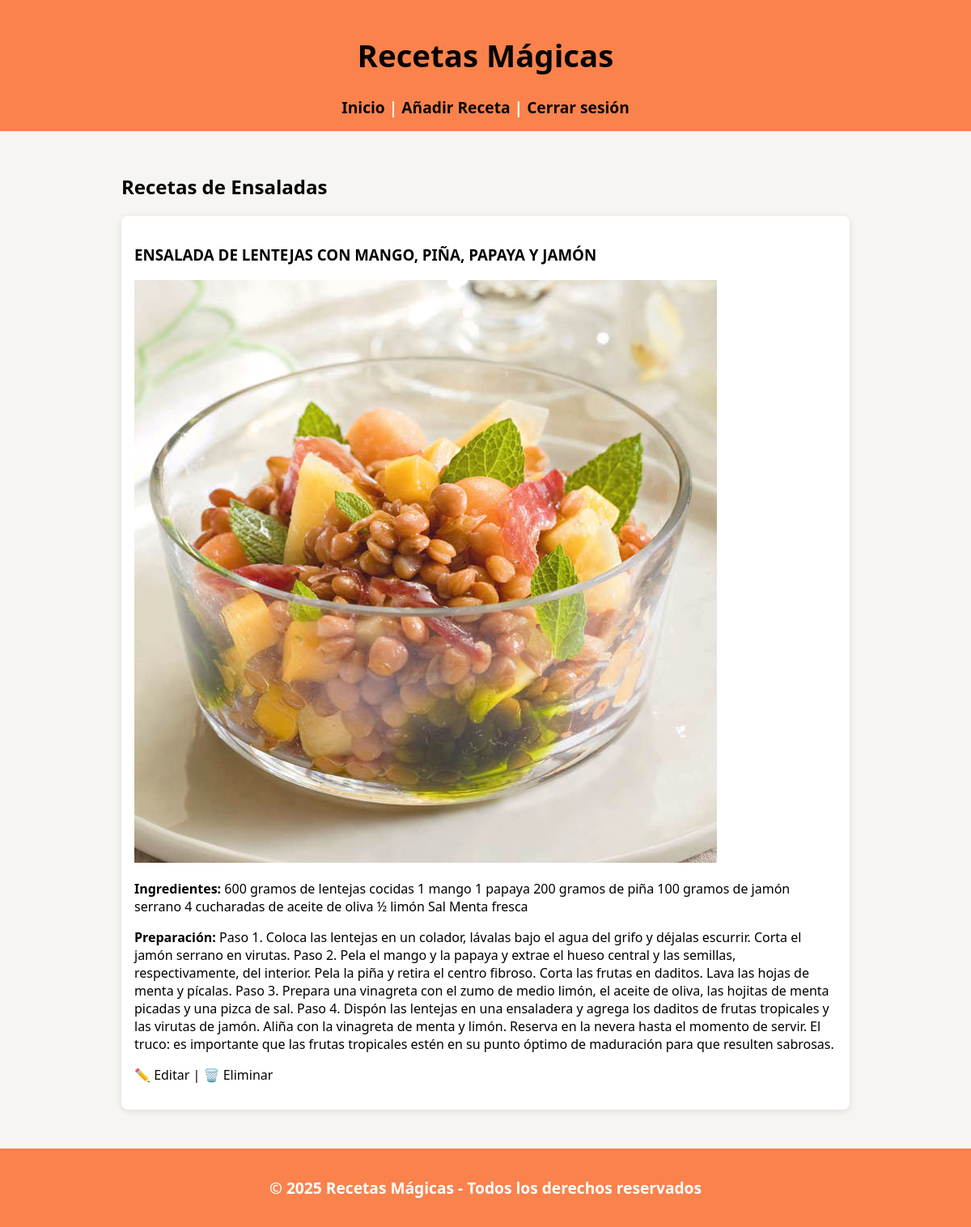
The app's page /category/1 (signed in) with its own data.
### app/models.py (models this page shows)
class Category(db.Model):
    id = db.Column(db.Integer, primary_key=True)
    name = db.Column(db.String(50), unique=True, nullable=False)
    recipes = db.relationship('Recipe', backref='category', lazy=True)

class Recipe(db.Model):
    id = db.Column(db.Integer, primary_key=True)
    title = db.Column(db.String(100), nullable=False)
    ingredients = db.Column(db.Text, nullable=False)
    preparation = db.Column(db.Text, nullable=False)
    category_id = db.Column(db.Integer, db.ForeignKey('category.id'), nullable=False)
    image = db.Column(db.String(120))
    user_id = db.Column(db.Integer, db.ForeignKey('user.id'), nullable=False)  # NUEVO

### app/routes.py (the view)
@bp.route('/category/<int:cat_id>')
def category(cat_id):
    cat = Category.query.get_or_404(cat_id)
    return render_template('category.html', category=cat)

### app/__init__.py (called while the page is built)
@login_manager.user_loader
def load_user(user_id):
    from .models import User
    return User.query.get(int(user_id))

### app/templates/category.html (shortened to what this page needs)
{% extends 'base.html' %}
{% block content %}
  <h2>Recetas de {{ category.name }}</h2>
  {% for receta in category.recipes %}
    <div class="card">
      <h3>{{ receta.title }}</h3>
      {% if receta.image %}
        <img src="{{ url_for('static', filename='uploads/' ~ receta.image) }}" alt="Imagen de receta" class="recipe-image" />
      {% endif %}
      <p><strong>Ingredientes:</strong> {{ receta.ingredients }}</p>
      <p><strong>Preparación:</strong> {{ receta.preparation }}</p>
      {% if receta.author == current_user %}
        <p>
          <a href="{{ url_for('main.edit_recipe', recipe_id=receta.id) }}">✏️ Editar</a> |
          <a href="{{ url_for('main.delete_recipe', recipe_id=receta.id) }}">🗑️ Eliminar</a>
        </p>
      {% endif %}
    </div>
  {% else %}
    <p>No hay recetas en esta categoría.</p>
  {% endfor %}
{% endblock %}

### app/static/css/style.css (style rules this page uses)
body { font-family: 'Segoe UI', sans-serif; background-color: #f7f5f2; color: #010101; margin: 0; padding: 0; }
a { color: #060505; text-decoration: none; }
.card { background: white; border-radius: 8px; padding: 1rem; margin-bottom: 1rem; box-shadow: 0 2px 8px rgba(0,0,0,0.1); }

### records on screen
Category: name "Ensaladas"
Recipe: title "ENSALADA DE LENTEJAS CON MANGO, PIÑA, PAPAYA Y JAMÓN", image (picture), ingredients "600 gramos de lentejas cocidas 1 mango 1 papaya 200 gramos de piña 100 gramos de jamón serrano 4 cucharadas de aceite de oliva ½ limón Sal Menta fresca", preparation "Paso 1. Coloca las lentejas en un colador, lávalas bajo el agua del grifo y déjalas escurrir. Corta el jamón serrano en virutas. Paso 2. Pela el mango y la papaya y extrae el hueso central y las semillas, respectivamente, del interior. Pela la piña y retira el centro fibroso. Corta las frutas en daditos. Lava las hojas de menta y pícalas. Paso 3. Prepara una vinagreta con el zumo de medio limón, el aceite de oliva, las hojitas de menta picadas y una pizca de sal. Paso 4. Dispón las lentejas en una ensaladera y agrega los daditos de frutas tropicales y las virutas de jamón. Aliña con la vinagreta de menta y limón. Reserva en la nevera hasta el momento de servir. El truco: es importante que…"
